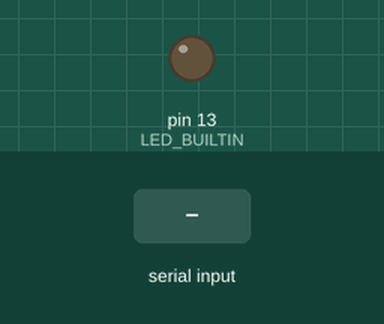
A sketch run on a simulated Arduino Uno, built with avr-gcc and run on an emulated ATmega328P. Parts: output pins drawn as LEDs (lit = HIGH). Inputs (shaded band) come from the test bench. EEPROM starts erased; what the sketch prints to the serial monitor is not drawn.

Above: at 0.8 s.
0.9 s: "$write\n" received over the second serial link
At 2.4 s:
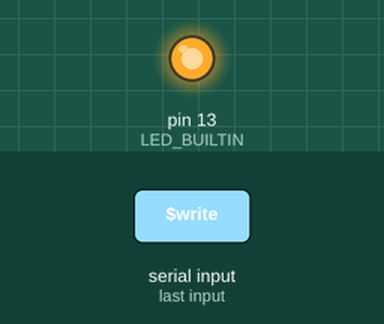
Timing chart, 0 to 16.6 s (numbered marks = the images above; inputs shaded):
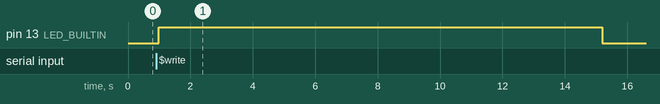

The sketch:

master.ino
```cpp
#include <Arduino.h>
#include <SoftwareSerial.h>
#include <EEPROM.h>
// #include <FlexiTimer2.h>

SoftwareSerial SerialToSlave(2,3);
SoftwareSerial SerialToPC(4,5);
//
//union StateData
//{
//  char ssid[32];
//  char password[32];
////  char linkmode[8];
//  char targetip[32];
////  char port[8];
////  char stateA[8];
////  char stateB[8];
////  char stateC[8];
//  byte hex[96];
//};

/*************************************************
 本程序是丹丹项目的主芯片管理通讯控制程序
 大概要求有：
 1.通过串口获取从机的各端口基本情况
 2.负责连接wifi
 3.构造通讯协议
 4.按通讯协议完成相关功能
 5.辅助串口要完成wifi配置，和状态查看等通讯内容
 */

//StateData alldata;

String ssid = "\"Smartisan personal hotspot\"";
String password = "\"wudan2888\"";
String linkmode = "\"UDP\"";
String Targetip = "\"192.168.43.186\"";
String port = "6666";
String ssid1="";
String password1="";
String Targetip1="";

bool connect_state = false;
bool one_init_flag = true;
bool Qt_comm_flag = true; //test: cancle flexitimer
int init_count = 0;

bool stringComplete = false;
String QT_string="";

bool master_slave_comm = false;
String from_slave_string="";

bool wifi_master_comm = false;
String wifi_comm_string="";

void handle_wifi_to_master_comm(){

  if(wifi_master_comm){   //rev_string.length()>0
    if(wifi_comm_string.substring(0, 4) == "$sta"){
      Serial.println("state is fine");
      //sdf
    }else if(wifi_comm_string.substring(0, 4) == "$chk"){
      SerialToSlave.println("$ask\0");
      //sdf
    }else{
      Serial.println(wifi_comm_string);
    }
//    if(from_slave_string.substring(0, 4) == "uin1"){
//      Serial.println("state is fine");
//      //sdf
//    }else if(from_slave_string.substring(0, 4) == "$cmd"){
//      Serial.println("cmd is kill");
//      //sdf
//    }else{
      //Serial.println(from_slave_string);
//    }
  }
  wifi_comm_string="";
  wifi_master_comm = false;
}

void WifiToSerial_Int() {
  while (Serial.available()) {
    // get the new byte:
    char inChar = (char)Serial.read();
    // add it to the rev_string:
    wifi_comm_string += inChar;
    delay(2);
    // if the incoming character is a newline, set a flag so the main loop can
    // do something about it:
    if (inChar == '\n') {
      wifi_master_comm = true;
    }
  }
}


void handle_master_slave_comm(){
    if(master_slave_comm){
    Serial.println(from_slave_string);
    //mcuA = from_slave_string;
  }
    from_slave_string="";
    master_slave_comm = false;
}

void SerialToSlave_Int() {
  //SerialToSlave.listen();
  while (SerialToSlave.available()) {
    // get the new byte:
    char inChar = (char)SerialToSlave.read();
    // add it to the rev_string:
    from_slave_string += inChar;
    delay(2);
    // if the incoming character is a newline, set a flag so the main loop can
    // do something about it:
    if (inChar == '>') {
      master_slave_comm = true;
    }
  }
}

//1.字符初始化
//2.等待qt修改alldata
//3.应用alldata数据连接
void clear_eeprom(void){
  int i;
  for(i=0;i<512;i++)
    EEPROM.write(i, 0x3F);//save is ?
  delay(200);
}

void Qt_Comm_Change_MS_Comm(){
  one_init_flag = false;
  Qt_comm_flag = false;
  SerialToPC.end();
  SerialToSlave.begin(9600);
  // FlexiTimer2::stop();
}

void one_init(void){
  init_count++;
    if(init_count == 10){
        init_count = 0;
        Qt_Comm_Change_MS_Comm();
      }
}


void eeprom_To_String(void){
  int addr_ssid = 0;
  int addr_pw = 64;
  int addr_tarip = 128;
  cli();
  EEPROM.get(addr_ssid,ssid1);
  EEPROM.get(addr_pw,password1);
  EEPROM.get(addr_tarip,Targetip1);
  sei();
//  for(i=0;i<96;i++){
//    alldata.hex[i]=EEPROM.read(i);
//  }
//  for(i=0;i<32;i++){
//    if(alldata.ssid[i] == "\n"){
//      break;
//    }
//    ssid += alldata.ssid[i];
//  }
//  for(i=0;i<32;i++){
//    if(alldata.password[i] == "\n"){
//      break;
//    }
//    password += alldata.password[i];
//  }
//  for(i=0;i<32;i++){
//    if(alldata.targetip[i] == "\n"){
//      break;
//    }
//    Targetip += alldata.targetip[i];
//  }
//
//  for(i=0;i<8;i++){
//      linkmode += alldata.linkmode[i];
//  }
//  for(i=0;i<8;i++){
//      port += alldata.port[i];
//  }
//  for(i=0;i<32;i++){
//    if(alldata.ssid[i] !='\n'){
//      ssid += alldata.ssid[i];
//    }
//  }
//  for(i=0;i<32;i++){
//    if(alldata.password[i] !='\n'){
//      password += alldata.password[i];
//    }
//  }
//  for(i=0;i<8;i++){
//    if(alldata.linkmode[i] !='\n'){
//      linkmode += alldata.linkmode[i];
//    }
//  }
//  for(i=0;i<32;i++){
//    if(alldata.targetip[i] !='\n'){
//      Targetip += alldata.targetip[i];
//    }
//  }
//  for(i=0;i<8;i++){
//    if(alldata.port[i] !='\n'){
//      port += alldata.port[i];
//    }
//  }
//  for(i=0;i<8;i++){
//    if(alldata.stateA[i] !='\n'){
//      mcuA += alldata.stateA[i];
//    }
//  }
//  for(i=0;i<8;i++){
//    if(alldata.stateB[i] !='\n'){
//      mcuB += alldata.stateB[i];
//    }
//  }
//  for(i=0;i<8;i++){
//    if(alldata.stateC[i] !='\n'){
//      mcuC += alldata.stateC[i];
//    }
//  }
}

void String_to_eeprom(void){
  int addr_ssid = 0;
  int addr_pw = 64;
  int addr_tarip = 128;
  cli();
  EEPROM.put(addr_ssid,ssid);
  EEPROM.put(addr_pw,password);
  EEPROM.put(addr_tarip,Targetip);
  sei();
//  char i,charssid[32],charpassword[32],charTargetip[32];//,charlinkmode[8],charport[8],chartempA[8],chartempB[8],chartempC[8];
//  int count;
//  ssid.toCharArray(charssid,ssid.length());
//  password.toCharArray(charpassword,password.length());
//  Targetip.toCharArray(charTargetip,Targetip.length());
//  linkmode.toCharArray(charlinkmode,8);
//  port.toCharArray(charport,8);
//  mcuA.toCharArray(chartempA,8);
//  mcuB.toCharArray(chartempB,8);
//  mcuC.toCharArray(chartempC,8);
//  for(i=0;i<32;i++){
//    if(i >= ssid.length()+1){
//      alldata.ssid[i] = 0;
//    }else{
//      alldata.ssid[i]=charssid[i];
//    }
//    if(i >= password.length()+1){
//      alldata.password[i]=0;
//    }else{
//      alldata.password[i]=charpassword[i];
//    }
//    if(i >= Targetip.length()+1){
//      alldata.targetip[i]=0;
//    }else{
//      alldata.targetip[i]=charTargetip[i];
//    }
//  }
//  for(i=0;i<8;i++){
//    alldata.linkmode[i]=charlinkmode[i];
//  }
//  for(i=0;i<8;i++){
//    alldata.port[i]=charport[i];
//  }
//  for(i=0;i<5;i++){
//    if(chartempA[i] != alldata.stateA[i]){
//      for(j=0;j<7;j++){
//        alldata.stateA[j] = chartempA[j];
//      }
//      break;
//    }
//  }
//  for(i=0;i<5;i++){
//    if(chartempB[i] != alldata.stateB[i]){
//      for(j=0;j<7;j++){
//        alldata.stateB[j] = chartempB[j];
//      }
//      break;
//    }
//  }
//  for(i=0;i<5;i++){
//    if(chartempC[i] != alldata.stateC[i]){
//      for(j=0;j<7;j++){
//        alldata.stateC[j] = chartempC[j];
//      }
//      break;
//    }
//  }
//  for(count=0;count<96;count++){
//    EEPROM.write(count,alldata.hex[count]);
//  }
}

void handle_Qt_comm(void){

  if(stringComplete){
    if(QT_string.substring(0, 5) == "$read"){
      connect_state = true;
      // FlexiTimer2::stop();
      SerialToPC.println("si,"+ssid);
      delay(64);
      SerialToPC.println("pw,"+password);
      delay(64);
      SerialToPC.println("tp,"+Targetip);
      //SerialToPC.print("read ok\n");
      //sdf
    }
    if(QT_string.substring(0, 6) == "$clear"){
      //sdf
      clear_eeprom();
      SerialToPC.print("clear ok \n");
    }
    if(QT_string.substring(0, 6) == "$write"){
        //qt告诉avr写完毕
        String_to_eeprom();
        SerialToPC.print("wrtok,\n");
        Qt_Comm_Change_MS_Comm();
    }
    if(QT_string.substring(0, 6) == "$testt"){
        //测试联调
        SerialToPC.print("testtok,\n");
        Qt_Comm_Change_MS_Comm();
    }
    //接收qt发回的数据
    if(QT_string.substring(0,4) == "Ssid"){
      ssid = "";
      ssid = QT_string.substring(5,QT_string.length()-1);
      SerialToPC.print("ssid ok\n");
    }
    if(QT_string.substring(0,8) == "Password"){
      password = "";
      password = QT_string.substring(9,QT_string.length()-1);
      SerialToPC.print("password ok\n");
    }
    if(QT_string.substring(0,8) == "TargetIP"){
      Targetip = "";
      Targetip = QT_string.substring(9,QT_string.length()-1);
      SerialToPC.print("TargetIP ok\n");
    }
//    if(rev_string.substring(0,8) == "LinkMode"){
//      linkmode = rev_string.substring(9,rev_string.length()-1);
//    }
//    if(rev_string.substring(0,4) == "Port"){
//      port = rev_string.substring(9,rev_string.length()-1);
//    }
  }
  QT_string="";
  stringComplete = false;
}

void serialToPC_Int() {
  //SerialToPC.listen();
  while (SerialToPC.available()) {
    // get the new byte:
    char a= (char)SerialToPC.read();
    // add it to the rev_string:
    QT_string +=a;
    delay(2);
    // if the incoming character is a newline, set a flag so the main loop can
    // do something about it:
    if (a == '\n') {
      stringComplete = true;
    }
  }
}


//void handle_Qt_comm(void){
//
//  if(stringComplete){
//    if(rev_string.substring(0, 5) == "$read"){
//      connect_state = true;
//        SerialToPC.println(ssid+","+password+","+ linkmode+","+Targetip+","+port+","+mcuA+","+mcuB+","+mcuC+","+"ok,");
//        //sdf
//    }else if (rev_string.substring(0, 6) == "$write"){
//        //qt告诉avr写完毕
//        SerialToPC.println("wrt ok,,,");
//        SerialToPC.end();
//        FlexiTimer2::stop();
//        String_to_alldata();
//        one_init_flag = false;
//
//    }else{
//      //接收qt发回的数据
//      if(rev_string.substring(0,4) == "Ssid"){
//        ssid = rev_string.substring(5,rev_string.length()-6);
//      }
//      if(rev_string.substring(0,8) == "Password"){
//        password = rev_string.substring(9,rev_string.length()-10);
//      }
//      if(rev_string.substring(0,8) == "LinkMode"){
//        linkmode = rev_string.substring(9,rev_string.length()-10);
//      }
//      if(rev_string.substring(0,8) == "TargetIP"){
//        Targetip = rev_string.substring(9,rev_string.length()-10);
//      }
//      if(rev_string.substring(0,4) == "Port"){
//        port = rev_string.substring(9,rev_string.length()-6);
//      }
//    }
//    rev_string="";
//    stringComplete = false;
//  }
//}

void wifilinkprocess(void){
  delay(4000);
  Serial.println("AT+CWJAP="+ssid1+","+password1);
  delay(4000);
  Serial.println("AT+CIPSTART="+linkmode+","+Targetip1+","+port);
  delay(4000);
  Serial.println("AT+CIPMODE=1");
  delay(2000);
  Serial.println("AT+CIPSEND");
  //test
  delay(200);
  Serial.println("fuck force");
}


void setup() {
  // put your setup code here, to run once:
  Serial.begin(115200);
  pinMode(LED_BUILTIN, OUTPUT);
  digitalWrite(LED_BUILTIN,LOW);
  // FlexiTimer2::set(1000,one_init);
  // FlexiTimer2::start();
//  rev_string.reserve(200);
//  from_slave_string.reserve(200);

  SerialToPC.begin(9600);
  SerialToPC.listen();
  if(SerialToPC.isListening()){
    digitalWrite(LED_BUILTIN,LOW);
    while(Qt_comm_flag){
      serialToPC_Int();
      handle_Qt_comm();
    }
  }else
  {
    digitalWrite(LED_BUILTIN,HIGH);
  }
//SerialToSlave.begin(9600);
  SerialToSlave.listen();
  digitalWrite(LED_BUILTIN,HIGH);
  eeprom_To_String();
  if (SerialToSlave.isListening())
  {
    wifilinkprocess();
  }
  digitalWrite(LED_BUILTIN,LOW);

}

void loop() {
  // put your main code here, to run repeatedly:
  SerialToSlave_Int();
  WifiToSerial_Int();
  handle_master_slave_comm();
  handle_wifi_to_master_comm();
}
```

Measured:
- after the input at 0.9 s, pin 13 (LED_BUILTIN): LOW → HIGH after 0.09 s, → LOW 14.2 s later
